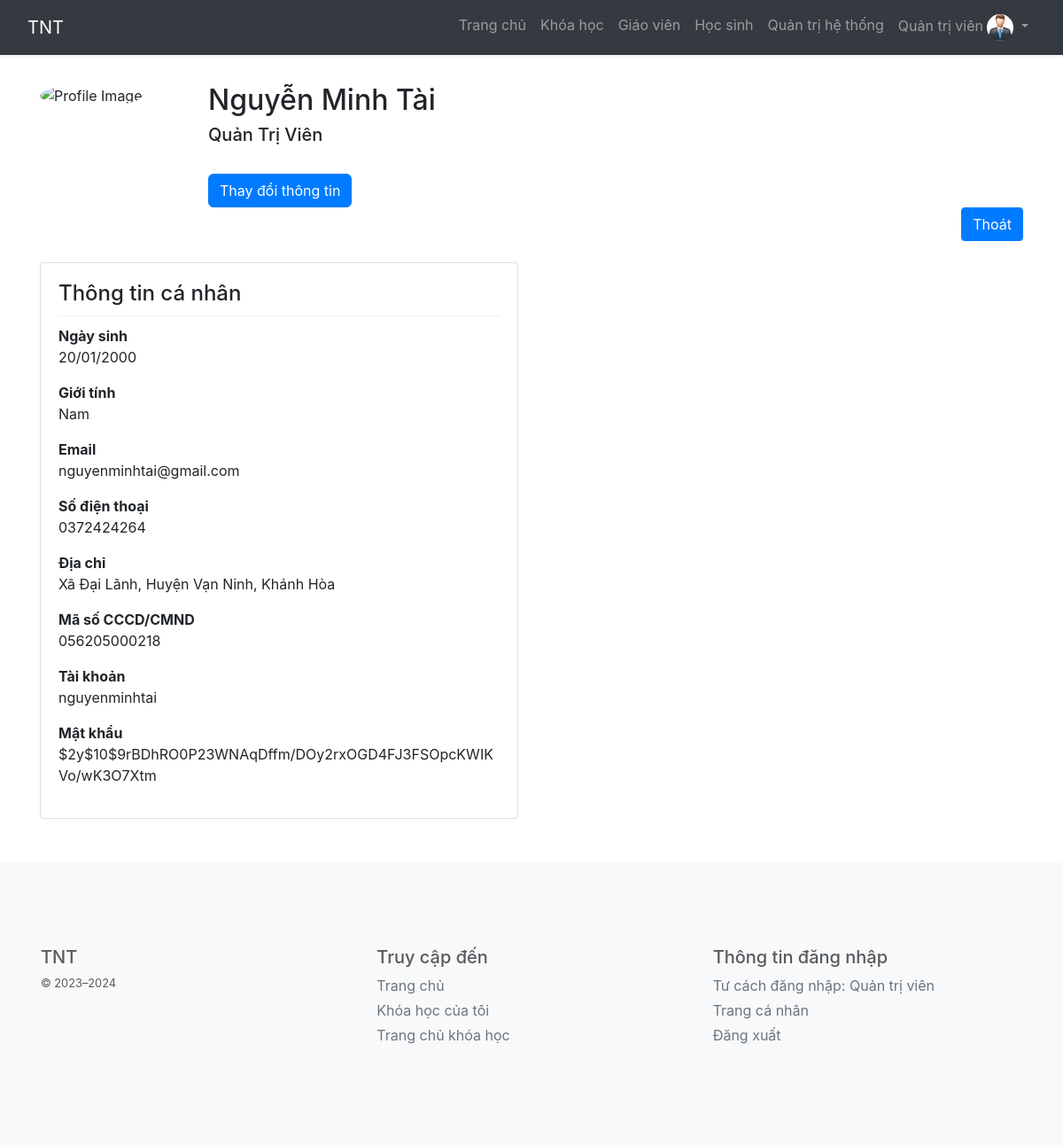
The app's page /admin/account_view.php?user_id=10&role_id=3&role_name=admin (signed in) with its own data.
### tables this page shows
CREATE TABLE `user_role` (
  `user_id` bigint(20) NOT NULL,
  `role_id` int(11) NOT NULL
);

CREATE TABLE `user` (
  `user_id` bigint(20) NOT NULL,
  `full_name` varchar(50) NOT NULL,
  `date_of_birth` date NOT NULL,
  `gender` char(1) NOT NULL,
  `address` varchar(255) NOT NULL,
  `phone` varchar(15) NOT NULL,
  `email` varchar(255) NOT NULL,
  `citizen_id` varchar(15) NOT NULL,
  `image` varchar(255) DEFAULT NULL,
  `verification_code` varchar(10) NOT NULL,
  `email_verified_at` datetime DEFAULT NULL
);

CREATE TABLE `user_account` (
  `account_id` bigint(20) NOT NULL,
  `username` varchar(255) NOT NULL,
  `password` varchar(255) NOT NULL,
  `user_id` bigint(20) NOT NULL,
  `reset_token` varchar(64) DEFAULT NULL,
  `reset_token_expiry` datetime DEFAULT NULL
);

### admin/account_view.php (the view, shortened to what this page needs)
<?php
include("layout.php");
include_once("../config/connect.php");
$role_id = $_GET['role_id']; $role_name = $_GET['role_name'];
if($role_id == 1){
    $role_fullName = "Học Sinh";
}else if($role_id == 2){
    $role_fullName = "Giáo Viên";
}else if($role_id == 3){
    $role_fullName = "Quản Trị Viên";
}
if (isset($_GET['user_id']))
{
    $user_id = $_GET['user_id'];
    $sql = "SELECT * FROM user us
    INNER JOIN user_role ur ON us.user_id = ur.user_id
    INNER JOIN user_account ua ON ua.user_id = us.user_id
    INNER JOIN role r ON r.role_id = ur.role_id
    WHERE us.user_id=$user_id";
    $result = mysqli_query($dbconnect, $sql);
}
else
{
    $username_now = "User not logged in";
}
?>
<!DOCTYPE html>
<html lang="en">
<head>
    <link rel="stylesheet" href="https://stackpath.bootstrapcdn.com/bootstrap/4.5.2/css/bootstrap.min.css">
</head>
<body>
    <?php
        mysqli_data_seek($result, 0);
        $row = mysqli_fetch_assoc($result)
    ?>
    <header class="container mt-4">
        <div class="row">
            <div class="col-md-2">
                <img src="../assets/images/<?php echo $row['image'];?>" alt="Profile Image" class="profile-image">
            </div>
            <div class="col-md-10">
                <h2><?php echo $row['full_name'];?></h2>
                <h5><?php echo $role_fullName?></h5> <br>
                <a class="btn btn-primary rounded-end rounded-start" type="button" href="account_edit.php?user_id=<?php echo $row['user_id']; ?>&role_id=<?php echo $row['role_id'];?>&role_name=<?php echo $row['role_name'];?>">Thay đổi thông tin</a>
                <div class="d-flex justify-content-end">
                    <a class="btn btn-primary" href="<?php echo $role_name;?>.php">Thoát</a>
                </div>
            </div>
        </div>
    </header>
    <div class="container mt-4">
        <div class="row">
            <div class="col-md-6">
                <div class="card">
                    <div class="card-body">
                        <h4>Thông tin cá nhân</h4>
                        <hr class="info-divider">
                        <p>
                            <b>Ngày sinh</b>
                            <br> <?php echo date('d/m/Y', strtotime($row['date_of_birth'])); ?>
                        </p>
                        <p>
                            <b>Giới tính</b>
                            <br> <?php echo ($row['gender'] == "M" ? "Nam":"Nữ");?>
                        </p>
                        <p>
                            <b>Email</b>
                            <br> <?php echo $row['email'];?>
                        </p>
                        <p>
                            <b>Số điện thoại</b>
                            <br> <?php echo $row['phone'];?>
                        </p>
                        <p>
                            <b>Địa chỉ</b>
                            <br> <?php echo $row['address'];?>
                        </p>
                        <p>
                            <b>Mã số CCCD/CMND</b>
                            <br> <?php echo $row['citizen_id'];?>
                        </p>
                        <p>
                            <b>Tài khoản</b>
                            <br> <?php echo $row['username'];?>
                        </p>
                        <p>
                            <b>Mật khẩu</b>
                            <br> <?php echo $row['password'];?>
                        </p>
                    </div>
                </div>
            </div>
        </div>
    </div>
    <?php include("../footer.php"); ?>
</body>
</html>

### admin/layout.php (shortened to what this page needs)
<?php
include_once('../config/connect.php');
if (isset($_SESSION['full_name'])) {
    $sql_user = "SELECT * FROM user us
    INNER JOIN user_role ur ON us.user_id = ur.user_id WHERE us.full_name = ?";
    $stmt_user = mysqli_prepare($dbconnect, $sql_user);
    mysqli_stmt_bind_param($stmt_user, "s", $_SESSION['full_name']);
    mysqli_stmt_execute($stmt_user);
    $result_user = mysqli_stmt_get_result($stmt_user);
    $row_la = mysqli_fetch_array($result_user);
    if ($row_la['role_id'] == 3) {
        $username_now = $_SESSION['full_name'];
    } else {
        $username_now = "Quản trị viên";
    }
} else {
    $username_now = "User not logged in";
}
?>
<!DOCTYPE html>
<html lang="en">
<head>
    <link rel="stylesheet" href="https://cdn.jsdelivr.net/npm/bootstrap@5.3.0/dist/css/bootstrap.min.css">
</head>
<body class="with-navbar">
    <nav class="navbar navbar-expand-lg navbar-dark bg-dark fixed-top shadow-sm">
        <div class="container-fluid">
            <a class="navbar-brand" href="#">TNT</a>
            <div class="collapse navbar-collapse" id="navbarNav">
                <ul class="navbar-nav ms-auto">
                    <li class="nav-item">
                        <a class="nav-link" href="index.php">Trang chủ</a>
                    </li>
                    <li class="nav-item">
                        <a class="nav-link" href="courses.php">Khóa học</a>
                    </li>
                    <li class="nav-item">
                        <a class="nav-link" href="teacher.php">Giáo viên</a>
                    </li>
                    <li class="nav-item">
                        <a class="nav-link" href="student.php">Học sinh</a>
                    </li>
                    <li class="nav-item">
                        <a class="nav-link" href="admin.php">Quản trị hệ thống</a>
                    </li>
                    <li class="nav-item dropdown">
                        <?php if (isset($username_now)) : ?>
                            <a class="nav-link dropdown-toggle" href="#" id="navbarDropdown" role="button" data-bs-toggle="dropdown" aria-haspopup="true" aria-expanded="false">
                                <span>
                                    <?php echo $username_now; ?>
                                </span>
                                <img src="../assets/images/<?php echo $row_la['image']; ?>" alt="Avatar" class="rounded-circle" width="30" height="30">
                            </a>
                        <?php endif; ?>
                    </li>
                </ul>
            </div>
        </div>
    </nav>
</body>
</html>

### footer.php (shortened to what this page needs)
<footer class="bd-footer py-4 py-md-5 mt-5 bg-body-tertiary">
    <div class="container py-4 py-md-5 px-4 px-md-3 text-body-secondary">
        <div class="row">
            <div class="col-12 col-md">
                <h5>TNT</h5>
                <small class="d-block mb-3 text-body-secondary">&copy; 2023–2024</small>
            </div>
            <div class="col-6 col-md">
                <h5>Truy cập đến</h5>
                <ul class="list-unstyled text-small">
                    <li class="mb-1"><a class="link-secondary text-decoration-none" href="../index.php">Trang chủ</a></li>
                    <li class="mb-1"><a class="link-secondary text-decoration-none" href="#">Khóa học của tôi</a></li>
                    <li class="mb-1"><a class="link-secondary text-decoration-none" href="index.php">Trang chủ khóa học</a></li>
                </ul>
            </div>
            <div class="col-6 col-md">
                <h5>Thông tin đăng nhập</h5>
                <?php
                if (isset($username_now)) {
                    echo '<ul class="list-unstyled text-small">
                    <li class="mb-1"><a class="link-secondary text-decoration-none" href="#">Tư cách đăng nhập: ' . $username_now . '</a></li>
                    <li class="mb-1"><a class="link-secondary text-decoration-none" href="../my.php">Trang cá nhân</a></li>
                    <li class="mb-1"><a class="link-secondary text-decoration-none" href="../../logout.php">Đăng xuất</a></li>
                    </ul>';
                }
                ?>
            </div>
        </div>
    </div>
</footer>

### admin/layout.php (style rules this page uses)
body { padding-top: 70px; }

### admin/account_view.php (style rules this page uses)
.profile-image { border-radius: 50%; width: 150px; height: 150px; }
.info-divider { border: 0; height: 1px; background-color: #ccc; margin: 10px 0; }

### records on screen
user_role: role "Quản trị viên"
user: image (picture)
user: full_name "Nguyễn Minh Tài", date_of_birth "20/01/2000", email "nguyenminhtai@gmail.com", phone "0372424264", address "Xã Đại Lãnh, Huyện Vạn Ninh, Khánh Hòa", citizen "056205000218", user_account.username "nguyenminhtai", user_account.password "$2y$10$9rBDhRO0P23WNAqDffm/DOy2rxOGD4FJ3FSOpcKWIKVo/wK3O7Xtm"

### other values on screen
$role_fullName "Quản Trị Viên"
